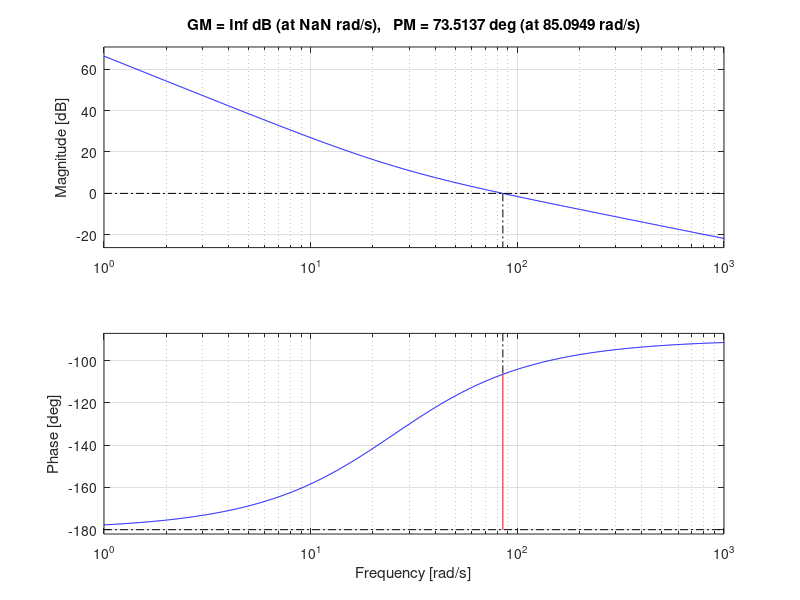
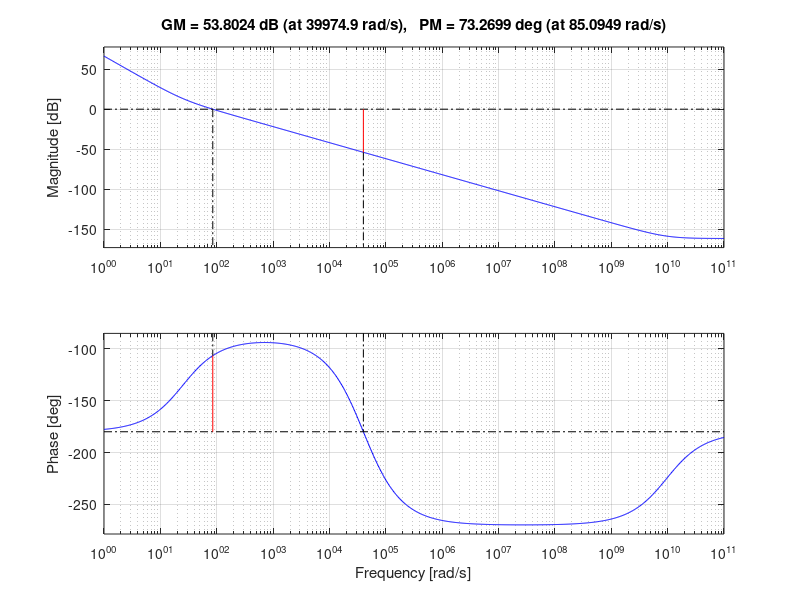
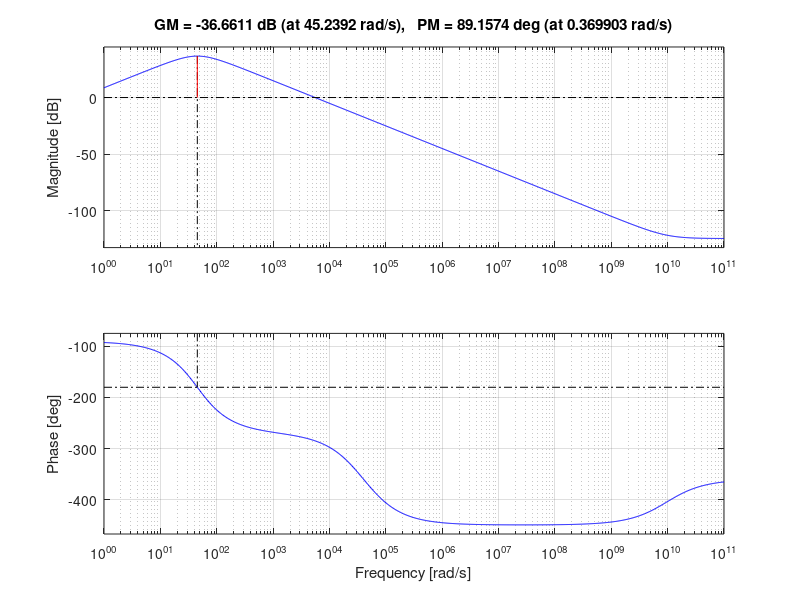

MATLAB code for these plots, in order: (Note: this script raises an error after producing the figures.)
% Implementation of Sliding Mode Observer sensorless according to the papers
% given in the following paper: 
% "Extended Range PMSM Sensorless Speed Drive Based on Stochastic Filtering"

% by Nicola Chiodetto @02/05/2022

close all; clear; clc;

%% MACHINE AND ELECTRONICS PARAMETERS

% parameters from Bolognani paper of EKF electro-magnetic
Ld      = 3e-3;         % d-axis inductance 
Lq      = 3e-3;         % q-axis inductance
R       = 1.9;          % phase resistance (this might change real time due to transient)
phi_PM  = 0.1;          % PM flux (this might change during transient as well)
p       = 4;            % pole pairs
rpm     = 4000;         % rated speed
ff      = rpm*p/60;     % fundamental frequency
wm      = 2*pi*ff;      % ang elec speed
fpwm    = 20e3;         % switching freq Hz
Ts      = 1/fpwm;       % switching period (for now assumed equal to sampling)
Vdc     = 450;          % DC-Link voltage

% mechanical 
inertia     = 1.8e-4;
LT          = 2.8;      % load torque
LT_time     = 0.15;     % load torque kick-in time
ss_speed    = 4/5;      % scaling start speed (to reduce computation transient)

% Controller modeling -----------------------------------------------------
% SPEED CONTROLLER --------------------------------------------------------
% The speed controller is based on:
% "A General Algorithm for Speed and Position Estimation of AC Motor"

Tspeed  = Ts*10/10; % by Tspeed we decide the period of the speed loop 
T_nom   = LT;
t_load  = 0.3; % to be put to zero for the transient start up from 0 to 6krpm

T_lim   = 5;    % saturation antiwindup for the torque reference
P_lim   = 1.5e3; % imposing a limit in the power and getting the torque out

t_ro        = inertia*wm/p/T_nom*2;
t_rc        = 0.5*t_ro;
alphas      = log(9)/t_rc;
zeta        = 0.9;

% gains
Kp_speed    = alphas*inertia; 
Ki_speed    = (alphas/2/zeta)^2*inertia;
Kbs         = 2/Kp_speed; % anti-windup back calculation tuning parameter

% plant and controller transfer functions
G = tf([1],[inertia 0]); 
F = tf([Kp_speed Ki_speed],[1 0]);

% standard 2DOF
Fr = tf([inertia*(alphas/2/zeta)^2],[1 alphas]); 

% servo-acceleration 2DOF
m       = 3;
J_coeff = inertia*alphas;
Fr      = tf([J_coeff*(2*m-1) J_coeff*alphas*(m^2-1/(4*zeta^2)) 0],[1 2*m*alphas (m*alphas)^2]); 
Lag     = tf([-Tspeed^3/48 Tspeed^2/8 - Tspeed/2 +1],[Tspeed^3/48 + Tspeed^2/8 + Tspeed/2 +1]);

OL_1DOF = F*G;
G_load  = -G/(1+F*G);

% already plotting some stuff for checking (Bode diagrams)
figure
margin(OL_1DOF)
figure
margin(OL_1DOF*Lag)
figure
margin(G_load*Lag)

OL_2DOF = (Fr+F)*G;
OL_2DOF_Delay = OL_2DOF*Lag;

%% Extra settings related to the references
ramp_rate = 5;

%% plotting some stability stuff

figure; 
nyquistplot(G,'-*'); hold on;
nyquistplot(OL_1DOF,'g-d'); hold on; 
nyquistplot(OL_2DOF,'r--'); hold on; 
nyquistplot(OL_2DOF_Delay,'k-.');  

% unit circle to be added to Nyquist
ang = 0:0.01:2*pi; 
xp  = 1*cos(ang);    
yp  = 1*sin(ang);
plot(-1+xp,0+yp,'r');
xlim([-1.5 0.1]);   ylim([-1.5 1.5])
axis equal; hold on; title('Nyquist stability')
legend('Plant','Plant+1DOF','Plant+2DOF','Plant+2DOF+Delay'); 

close(4)

%% AMSTROM APPROACH FOR ANTIWINDUP CONTROL
% the best tuning method so far found was in PID Controllers: Theory.
% Design and Tuning, by Amstrom and Hagglund. These gains are considering a
% fully digital system
% TODO: upload in the repository the .m scripts for these and not keep it
% mysterious.

kp = 5.347;
ki = (-5.135 + 5.347)/Ts;

% Sliding mode observer parameters (Refer to the multitude of SMO papers)--
% estimator proportionality factors
f       = -R/Ld;
g       = 1/Ld;

% PLL ---------------------------------------------------------------------
% Gain definition ---------------------------------------------------------
zeta    = 1;
alpha   = 0.2; 
w_n     = 250*2*pi*alpha; 
Ki_est  = w_n^2;
Kp_est  = 2*zeta*w_n;

% speed filter
speedFilter_freq = 75;

% comparing the tf for open loop of speed, pll and filter of first order
speed_tf    = feedback(OL_1DOF,1);
PLL_tf      = feedback(tf([Kp_est Ki_est],[1 0 0]),1);
filter_tf   = tf([2*pi*speedFilter_freq],[1 2*pi*speedFilter_freq]);

figure
bode(speed_tf);     hold on
bode(PLL_tf);       hold on
bode(filter_tf);    hold off
legend('speed loop','pll','filter')